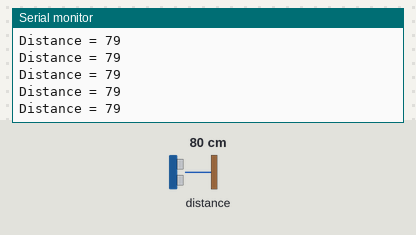
This sketch was run on a simulated ESP8266 (NodeMCU). On the bench: the last lines printed to the serial monitor. Wiring (inferred from the names in the program): ultrasonic range finder: trigger GPIO 2; echo GPIO 0. Inputs (shaded band) come from the test bench; at power-on: distance to the obstacle 80 cm. The echo pulse lasts 58.3 µs per cm; WiFi joins after 1.5 s; servers stay silent unless stated.

Above: at 2.7 s.
2.8 s: distance to the obstacle set to 2 cm
At 3.22 s:
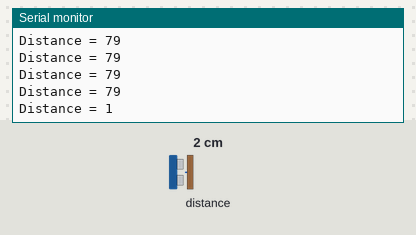
4.3 s: distance to the obstacle set to 4 cm
At 4.47 s:
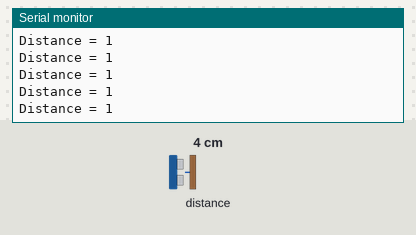
Timing chart, 0 to 7.3 s (numbered marks = the images above; inputs shaded):
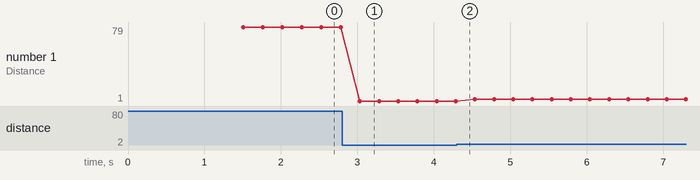

Measured:
- after the input at 2.8 s, the serial monitor: prints a new line after 0.23 s (image 1)
- plotted number 1: 79 → 1 after the input at 2.8 s, 1 → 3 after the input at 4.3 s

The sketch:

intigrated.ino
```cpp
#include <ESP8266WiFi.h>
#include <FirebaseArduino.h>

// Enter the required details inside the double quaotes
#define FIREBASE_HOST "ghost-1007.firebaseio.com"
#define WIFI_SSID "Ghost 2.0"
#define WIFI_PASSWORD "10071998"

const int trigP = 2;  //D4 Or GPIO-2 of nodemcu
const int echoP = 0;  //D3 Or GPIO-0 of nodemcu

long duration;
int distance;

void setup() {
  pinMode(trigP, OUTPUT);  // Sets the trigPin as an Output
  pinMode(echoP, INPUT);   // Sets the echoPin as an Input
  Serial.begin(9600);      // Open serial channel at 9600 baud rate

  WiFi.begin(WIFI_SSID, WIFI_PASSWORD);
  Serial.print("connecting");
  while (WiFi.status() != WL_CONNECTED) {
    Serial.print(".");
    delay(500);
  }
  Serial.println();
  Serial.print("connected: ");
  Serial.println(WiFi.localIP());

  Firebase.begin(FIREBASE_HOST);
}

void loop() {
  // put your main code here, to run repeatedly:
  Firebase.setFloat("number", ultra(trigP, echoP));

}

int ultra(int trig, int echo) {

  digitalWrite(trig, LOW);   // Makes trigPin low
  delayMicroseconds(2);       // 2 micro second delay

  digitalWrite(trig, HIGH);  // tigPin high
  delayMicroseconds(10);      // trigPin high for 10 micro seconds
  digitalWrite(trig, LOW);   // trigPin low

  duration = pulseIn(echo, HIGH);   //Read echo pin, time in microseconds
  distance= duration*0.034/2;        //Calculating actual/real distance

  Serial.print("Distance = ");        //Output distance on arduino serial monitor
  Serial.println(distance);
  delay(100);                        //Pause for 3 seconds and start measuring distance again

  return distance;

}
```
